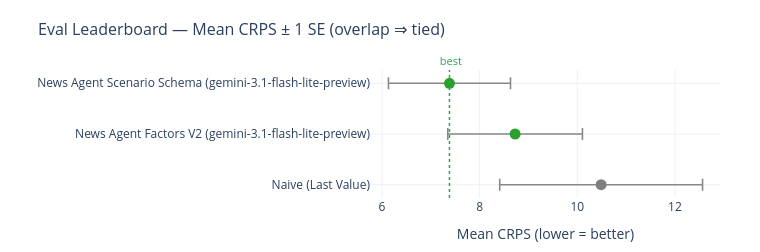

Source (notebook cell):
### Code cell
# Same leaderboard, now with a standard-error bar on each mean. If the bars of
# the top methods overlap, their ordering is not statistically distinguishable —
# the honest verdict when only a few origins have been scored.
viz.make_leaderboard_interval_chart(eval_board)

### Figure 1 — Plotly figure (JSON) as saved in the notebook; plotly's stock layout.template omitted (floating-point values rounded to 4 significant figures)
{"data": [{"error_x": {"array": [2.077, 1.379, 1.25], "color": "#888888", "thickness": 1.6, "type": "data", "width": 6}, "hovertemplate": "%{y}<br>CRPS %{x:.3f} ± %{error_x.array:.3f}<extra></extra>", "marker": {"color": ["#7f7f7f", "#2ca02c", "#2ca02c"], "size": 11}, "mode": "markers", "showlegend": false, "type": "scatter", "x": [10.49, 8.727, 7.383], "y": ["Naive (Last Value)", "News Agent Factors V2 (gemini-3.1-flash-lite-preview)", "News Agent Scenario Schema (gemini-3.1-flash-lite-preview)"]}], "layout": {"annotations": [{"font": {"color": "#31a354", "size": 11}, "showarrow": false, "text": " best", "x": 7.383, "xanchor": "center", "xref": "x", "y": 1, "yanchor": "bottom", "yref": "y domain"}], "height": 252, "margin": {"b": 50, "l": 230, "r": 40, "t": 70}, "shapes": [{"line": {"color": "#31a354", "dash": "dot", "width": 1.5}, "type": "line", "x0": 7.383, "x1": 7.383, "xref": "x", "y0": 0, "y1": 1, "yref": "y domain"}], "title": {"font": {"size": 16}, "text": "Eval Leaderboard — Mean CRPS ± 1 SE (overlap ⇒ tied)"}, "width": 760, "xaxis": {"gridcolor": "#f0f0f0", "showgrid": true, "title": {"text": "Mean CRPS (lower = better)"}}, "yaxis": {"title": {"text": ""}}}}
